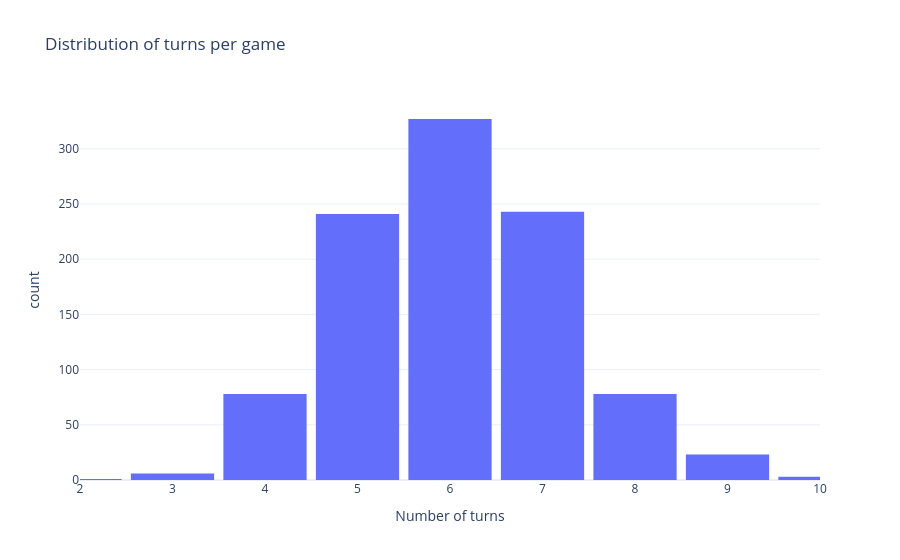

The cell this chart's notebook holds for it:
### Code cell
plot_results_hist(result)

### Figure 1 — Plotly figure (JSON) as saved in the notebook; plotly's stock layout.template omitted (floating-point values rounded to 4 significant figures; data arrays with more than 128 entries replaced by an {"elided": "..."} marker saying what was removed)
{"data": [{"bingroup": "x", "hovertemplate": "Number of turns=%{x}<br>count=%{y}<extra></extra>", "legendgroup": "", "marker": {"color": "#636efa", "pattern": {"shape": ""}}, "name": "", "nbinsx": 9, "orientation": "v", "showlegend": false, "type": "histogram", "x": {"elided": "1000 int values"}, "xaxis": "x", "yaxis": "y"}], "layout": {"bargap": 0.1, "barmode": "relative", "legend": {"tracegroupgap": 0}, "title": {"text": "Distribution of turns per game"}, "xaxis": {"anchor": "y", "domain": [0, 1], "dtick": 1, "range": [2, 10], "title": {"text": "Number of turns"}}, "yaxis": {"anchor": "x", "domain": [0, 1], "title": {"text": "count"}}}}
